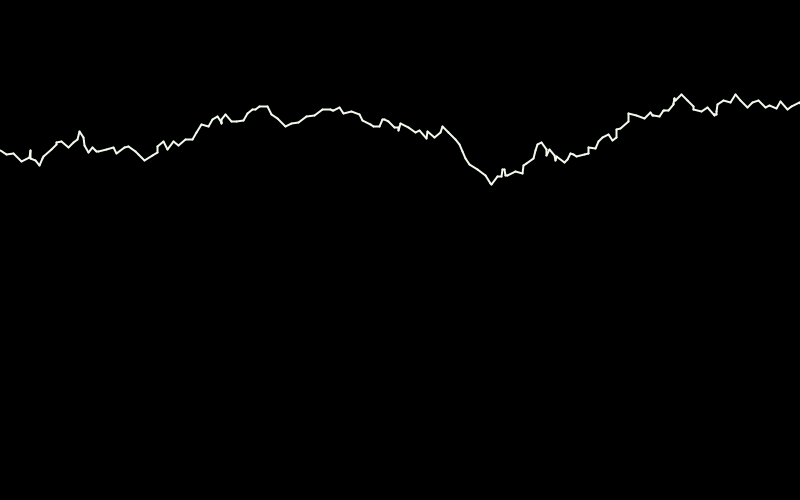
Frame 1 (no input)
Frame 60 (the mouse pressed at the canvas centre just before this capture): identical to frame 1, image omitted
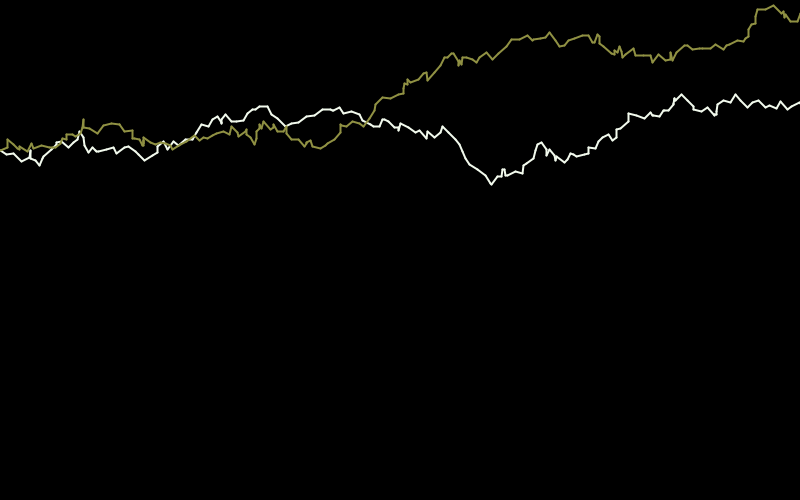
Frame 120 (the mouse held since frame 60 and released just before this capture)

The Processing sketch that drew these frames (run headless with seeded random() and noise(); from frame 60 on, the mouse is pressed at the canvas centre):

// Processing sketch: Lightning
// ── Lightning.pde
int startX;
int startY;
int endX;
int endY;
void setup()
{
  startX = 0;
  startY = 150;
  endX = 0;
  endY = 150;
  
  strokeWeight(2);
  background(0);
  size(800,500);
}
void draw(){

  stroke((int)(Math.random()*255),(int)(Math.random()*255),(int)(Math.random()*255));
  while(endX <= 800){
  endX = startX + (int)(Math.random()*9);
  endY = startY + (int)(Math.random() * 18 - 9);
  line(startX,startY,endX,endY);
  startX = endX;
  startY = endY;
  }
}
  


void mousePressed(){
  startX = 0; 
  startY = 150; 
  endX = 0; 
  endY = 150;
  
  
}
